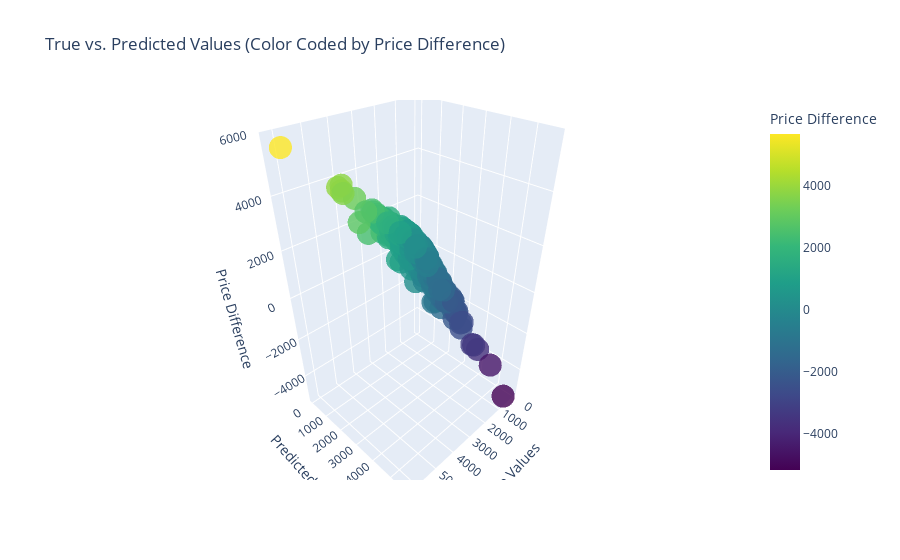

The code cell stored with this chart in its notebook:
### Markdown cell above
## Analysis of Regression Model Predictions

### Overview
The provided scatter plot visualizes the relationship between true values and predicted values generated by the neural network. It allows us to analyze the accuracy and variability of the model's predictions.

### Graph Description
- **X-axis**: True values, representing actual observations from the dataset.
- **Y-axis**: Predicted values, outputs of the regression model.
- **Scatter Plot**:
  - Each point represents an individual prediction, positioned based on the true and predicted values.
  - Color coding indicates the price difference, with a scale provided for interpretation (-4000 to +4000). Negative values imply under-predictions, while positive values suggest over-predictions.
  - A perfect prediction aligns all points along the line y = x, representing equality between predicted and true values.

### Analysis
- **Clustering**: Points concentrate in the lower left corner, suggesting higher accuracy for lower true values.
- **Variability**: As true and predicted values increase, the scatter widens, indicating decreased prediction accuracy and increased variability.
- **Prediction Errors**: 
  - Spread of points above and below the perfect prediction line signifies errors.
  - Colors indicate a mix of overestimations (positive values) and underestimations (negative values) by the model.
- **Extreme Errors**:
  - Purple points denote large negative price differences, indicating significant under-predictions, especially for high true values.
  - Yellow and light green points signify significant over-predictions, particularly for high true values.

### Conclusion
The scatter plot reveals the model's performance across a range of true values. While it demonstrates accuracy for lower values, it exhibits variability and notable errors, particularly for high true values.

### Code cell
# Reshape predictions array to match the shape of y_test
predictions = y_pred.squeeze()

# Ensure both arrays have the same number of elements
if len(y_test) > len(predictions):
    y_test = y_test[:-1]
elif len(predictions) > len(y_test):
    predictions = predictions[:-1]

# Calculate the price difference
y_test_inv = inv_boxcox(y_test, lambda_value)
predictions_inv = inv_boxcox(predictions, lambda_value)
diff = y_test_inv - predictions_inv

# Create a DataFrame
data = {
    'True Values': y_test_inv,
    'Predicted Values': predictions_inv,
    'Price Difference': diff
}
df = pd.DataFrame(data)

# Plot the scatter plot in 3D using Plotly Express
fig = px.scatter_3d(df, x='True Values', y='Predicted Values', z='Price Difference',
                    color='Price Difference', opacity=0.8, color_continuous_scale='viridis',
                    title='True vs. Predicted Values',
                    labels={'True Values': 'True Values', 'Predicted Values': 'Predicted Values',
                            'Price Difference': 'Price Difference'})

# Show the plot
fig.show()

### Figure 1 — Plotly figure (JSON) as saved in the notebook; plotly's stock layout.template omitted (floating-point values rounded to 4 significant figures; data arrays with more than 128 entries replaced by an {"elided": "..."} marker saying what was removed)
{"data": [{"hovertemplate": "True Values=%{x}<br>Predicted Values=%{y}<br>Price Difference=%{marker.color}<extra></extra>", "legendgroup": "", "marker": {"color": {"elided": "802 float values"}, "coloraxis": "coloraxis", "opacity": 0.8, "symbol": "circle"}, "mode": "markers", "name": "", "scene": "scene", "showlegend": false, "type": "scatter3d", "x": {"elided": "802 float values"}, "y": {"elided": "802 float values"}, "z": {"elided": "802 float values"}}], "layout": {"coloraxis": {"colorbar": {"title": {"text": "Price Difference"}}, "colorscale": [[0, "#440154"], [0.1111, "#482878"], [0.2222, "#3e4989"], [0.3333, "#31688e"], [0.4444, "#26828e"], [0.5556, "#1f9e89"], [0.6667, "#35b779"], [0.7778, "#6ece58"], [0.8889, "#b5de2b"], [1, "#fde725"]]}, "legend": {"tracegroupgap": 0}, "scene": {"domain": {"x": [0, 1], "y": [0, 1]}, "xaxis": {"title": {"text": "True Values"}}, "yaxis": {"title": {"text": "Predicted Values"}}, "zaxis": {"title": {"text": "Price Difference"}}}, "title": {"text": "True vs. Predicted Values (Color Coded by Price Difference)"}}}
